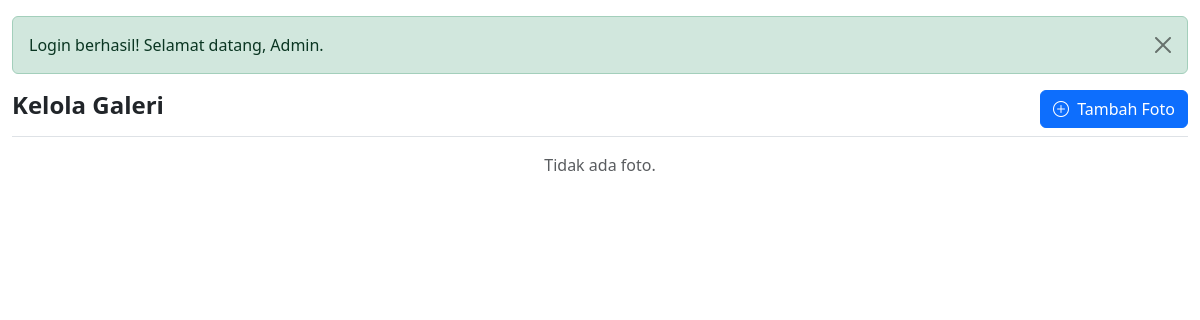
Before: /admin/halaman/kelola_galeri.php (signed in) with the older database file.
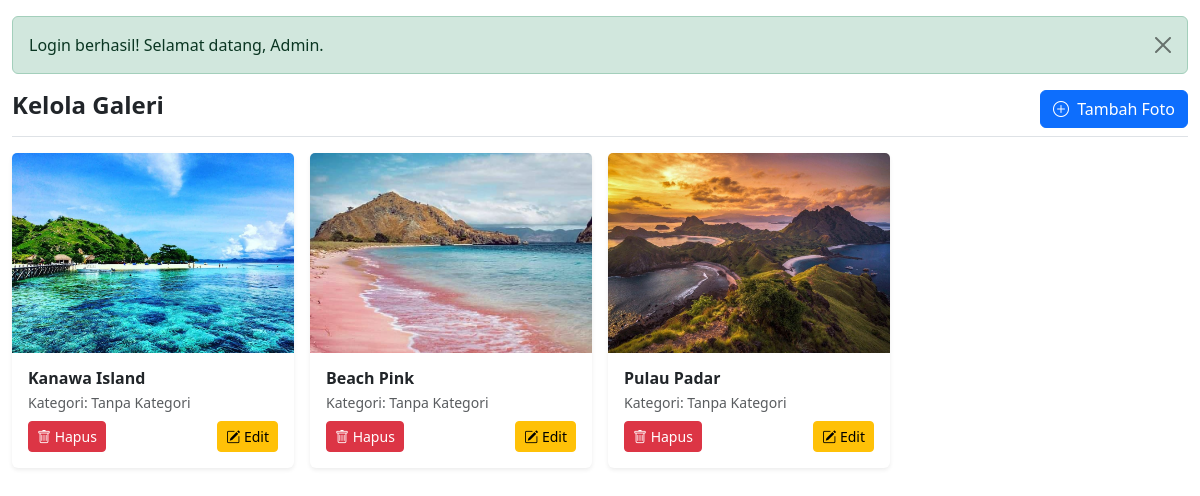
After: the same page with the newer database file.
### tables this page shows
CREATE TABLE `galleries` (
  `id` int NOT NULL,
  `judul` varchar(100) NOT NULL,
  `gambar` varchar(255) NOT NULL,
  `kategori` varchar(50) NOT NULL,
  `created_at` timestamp NULL DEFAULT CURRENT_TIMESTAMP
);

### admin/halaman/kelola_galeri.php (the view, shortened to what this page needs)
<?php
include '../../database/konek.php';
include '../../includes/boot.php';
?>
<div class="container-fluid mt-3">
    <?php if (isset($_SESSION['success_message'])): ?>
        <div class="alert alert-success alert-dismissible fade show" role="alert">
            <?= htmlspecialchars($_SESSION['success_message']); ?>
            <button type="button" class="btn-close" data-bs-dismiss="alert"></button>
        </div>
    <?php endif; ?>
    <div class="d-flex justify-content-between align-items-center border-bottom pb-2 mb-3">
        <h1 class="h4 fw-bold">Kelola Galeri</h1>
        <button class="btn btn-primary" data-bs-toggle="modal" data-bs-target="#modalTambahFoto">
            <i class="bi bi-plus-circle me-1"></i> Tambah Foto
        </button>
    </div>
    <?php
    $query_galeri = $konek->query("
        SELECT g.*, k.nama AS kategori_nama
        FROM galleries g
        LEFT JOIN kategori k ON g.kategori_id = k.id
        ORDER BY g.created_at DESC
    ");
    ?>
    <div class="row g-3">
        <?php if ($query_galeri && $query_galeri->num_rows > 0): ?>
            <?php while($data = $query_galeri->fetch_assoc()): ?>
                <div class="col-sm-6 col-md-4 col-lg-3">
                    <div class="card shadow-sm border-0">
                        <img src='../../assets/images/galery/<?= htmlspecialchars($data['gambar'] ?? ''); ?>'
                             class='card-img-top'
                             style='height:200px;object-fit:cover;'
                             alt='<?= htmlspecialchars($data['judul'] ?? ''); ?>'>
                        <div class='card-body'>
                            <h6 class='card-title mb-1 fw-semibold'><?= htmlspecialchars($data['judul'] ?? ''); ?></h6>
                            <small class='text-muted d-block mb-2'>
                                Kategori: <?= htmlspecialchars($data['kategori_nama'] ?? 'Tanpa Kategori'); ?>
                            </small>
                            <div class="d-flex justify-content-between">
                                <a href='proses/hapus_galeri.php?id=<?= htmlspecialchars($data['id']); ?>'
                                   class='btn btn-sm btn-danger'
                                   onclick='return confirm("Yakin ingin menghapus foto ini?")'>
                                   <i class="bi bi-trash"></i> Hapus
                                </a>
                                <button class='btn btn-sm btn-warning'
                                        data-bs-toggle="modal"
                                        data-bs-target="#modalEditFoto<?= $data['id']; ?>">
                                    <i class="bi bi-pencil-square"></i> Edit
                                </button>
                            </div>
                        </div>
                    </div>
                </div>
            <?php endwhile; ?>
        <?php else: ?>
            <p class='col-12 text-center text-muted'>Tidak ada foto.</p>
        <?php endif; ?>
    </div>
</div>

### includes/boot.php (shortened to what this page needs)
<!doctype html>
<html lang="en">
<head>
    <link href="https://cdn.jsdelivr.net/npm/bootstrap@5.3.8/dist/css/bootstrap.min.css" rel="stylesheet">
    <link rel="stylesheet" href="https://cdn.jsdelivr.net/npm/bootstrap-icons@1.13.1/font/bootstrap-icons.min.css">
</head>
<body>
</body>
</html>

Changed rows visible on the page:
added galleries: gambar (picture), judul "Kanawa Island", kategori_nama "Tanpa Kategori"
added galleries: gambar (picture), judul "Beach Pink", kategori_nama "Tanpa Kategori"
added galleries: gambar (picture), judul "Pulau Padar", kategori_nama "Tanpa Kategori"
Other visible differences:
text no longer shown: "Tidak ada foto."
